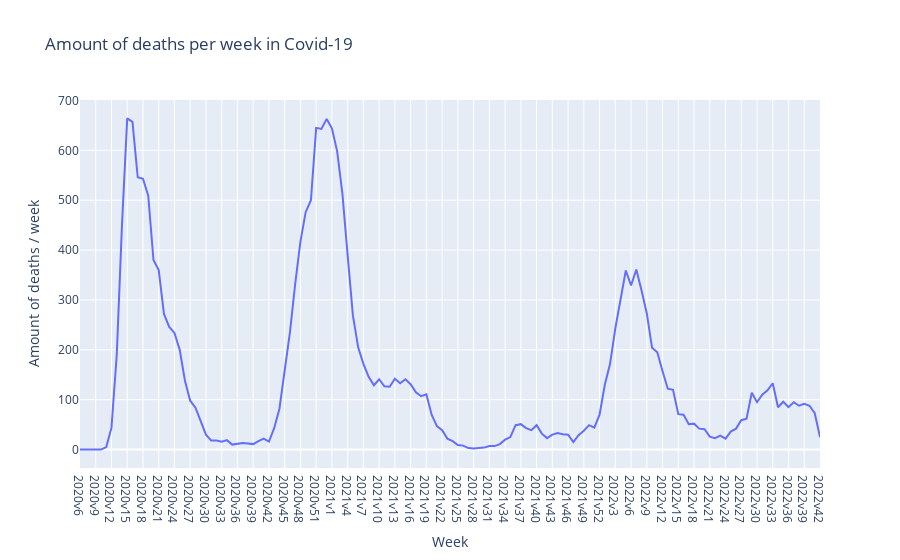

Source (notebook cell):
### Markdown cell above
# Using plotply express

### Code cell
fig = px.line(covid19, x="Week", y="Amount of deaths / week", title="Amount of deaths per week in Covid-19")
fig.show()

#TODO: Add in visualiseringar

### Figure 1 — Plotly figure (JSON) as saved in the notebook; plotly's stock layout.template omitted (floating-point values rounded to 4 significant figures; data arrays with more than 128 entries replaced by an {"elided": "..."} marker saying what was removed)
{"data": [{"hovertemplate": "Week=%{x}<br>Amount of deaths / week=%{y}<extra></extra>", "legendgroup": "", "line": {"color": "#636efa", "dash": "solid"}, "marker": {"symbol": "circle"}, "mode": "lines", "name": "", "orientation": "v", "showlegend": false, "type": "scatter", "x": {"elided": "142 str values"}, "xaxis": "x", "y": {"elided": "142 int values"}, "yaxis": "y"}], "layout": {"legend": {"tracegroupgap": 0}, "title": {"text": "Amount of deaths per week in Covid-19"}, "xaxis": {"anchor": "y", "domain": [0, 1], "title": {"text": "Week"}}, "yaxis": {"anchor": "x", "domain": [0, 1], "title": {"text": "Amount of deaths / week"}}}}
